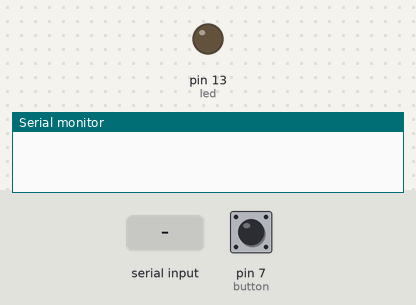
Bench run of a sketch on a simulated Arduino Uno, built with avr-gcc and run on an emulated ATmega328P. Parts: output pins drawn as LEDs (lit = HIGH), the last lines printed to the serial monitor. The inputs (shaded band) are chosen by the test bench; at power-on: pin 7 (button) LOW. Random numbers use the default seed unless the sketch sets one.

Above: at 1.2 s.
1.3 s: "90,45\n" received over Serial
At 3.8 s:
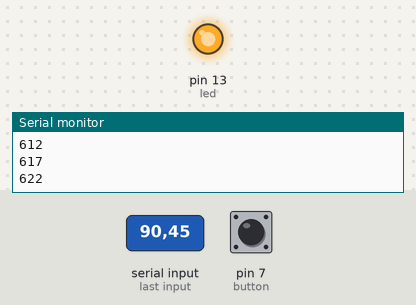
4.3 s: pin 7 (button) pulled HIGH for 0.15 s
At 5.4 s:
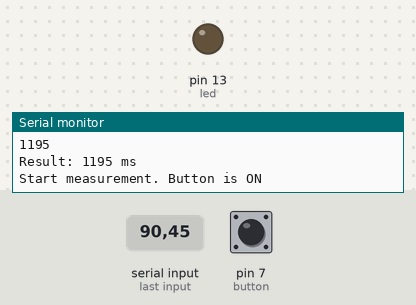
7.4 s: pin 7 (button) pulled HIGH for 3.2 s
Timing chart, 0 to 18.2 s (numbered marks = the images above; inputs shaded):
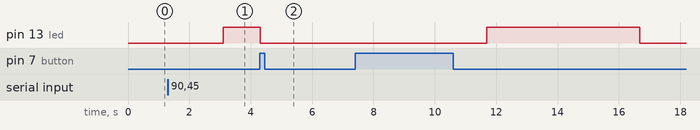

The sketch:

timeit.ino
```cpp
// button pin
int button = 7;
// led pin
int led = 13;


// earliest time for the led to be
// switched on after the signal for
// the measurement was received
unsigned long start = 1000;

// latest time for the led to be
// switched on after the signal for
// the measurement was received
unsigned long end = 5000;

// the measurment is aborted if
// timeout milliseconds have passed
// after the led was switched on
unsigned long timeout = 5000;

// buffer for reaction time
unsigned long react_time = 0;

/**
 * \brief Function for measuring the reaction by button pressing
 *        after an led was switched on at a random time
 *
 * \param react_time   Mesured reaction time
 *
 * \param start        Earliest time for the led to be
 *                     switched on after the signal for
 *                     the measurement was received
 *
 * \param end          Latest time for the led to be
 *                     switched on after the signal for
 *                     the measurement was received
 *
 * \param timeout      The measurment is aborted if
 *                     timeout milliseconds have passed
 *                     after the led was switched on
 *
 * @return             Returns true if the mesurement was
 *                     successfull, if the timeout is reached,
 *                     false is returned
 */
bool measure(unsigned long & react_time, unsigned long & start, unsigned long & end, unsigned long & timeout) {

    // success of the measurement
    bool success=false;
    // time when the led is switched on
    unsigned long start_time;
    // time when the button is pressed
    unsigned long end_time;
    // passed time since the beginning of
    // the mesurement
    unsigned long passed_time = 0;
    // bool for led on
    bool on=false;

    // delay for random time between start and end
    delay(start + random(end-start));
    // switch on led
    digitalWrite(led, HIGH);
    on=true;
    // save starting time
    start_time = millis();
    while(on && passed_time<timeout) {
        if (digitalRead(button)==true) {
            // save end time
            end_time = millis();
            // switch of led
            digitalWrite(led, LOW);
            on=false;
            // calculate reaction time
            react_time = end_time - start_time;
            success=true;
        }
        Serial.println(passed_time);
        passed_time = millis()-start_time;
    }
    // switch of led
    digitalWrite(led, LOW);
    return success;
}

/**
 * \brief Function which receives the
 *        parameter for the reaction measurement
 *        from the device over a serial connection
 */
void receiveParameter(unsigned long & start, unsigned long & end, unsigned long & timeout) {

    // wait until serial communication is received
	while (!Serial.available());

    // save last distance measurement
    int region=Serial.read() - '0';
    Serial.print("Start measurement. Button is ");
    if (digitalRead(button)==true) {
        Serial.println("ON");
    }
    else {
        Serial.println("OFF");
    }
}

// send reaction time to device
void sendReactTime(unsigned long react_time) {
    Serial.print("Result: ");
    Serial.print(react_time);
    Serial.println(" ms");
}

// send fail signal to device
void sendFail() {
    Serial.print("Result: ");
    Serial.println(" Fail");
}

void setup() {
    // set up serial communication
    Serial.begin(9600);
    // set the led pin as an output
    pinMode(led, OUTPUT);
    // set the button pin as an input
    pinMode(button, INPUT);
    // switch of led at begining
    digitalWrite(led, LOW);
}

void loop() {
    // wait for device to send start signal together with parameters
    receiveParameter(start, end, timeout);
    // perform measurement
    bool success = measure(react_time, start, end, timeout);
    // send reaction time or fail signal to device
    if (success) {
        sendReactTime(react_time);
    }
    else {
        sendFail();
    }
}
```

Measured:
- after the input at 1.3 s, pin 13 (led): LOW → HIGH after 1.8 s
- after the input at 4.3 s, pin 13 (led): HIGH → LOW at once
